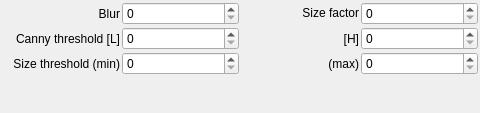
<?xml version="1.0" encoding="UTF-8"?>
<ui version="4.0">
 <class>ContoursForm</class>
 <widget class="QWidget" name="ContoursForm">
  <property name="geometry">
   <rect>
    <x>0</x>
    <y>0</y>
    <width>480</width>
    <height>113</height>
   </rect>
  </property>
  <property name="windowTitle">
   <string>Form</string>
  </property>
  <layout class="QHBoxLayout" name="horizontalLayout_2">
   <property name="spacing">
    <number>2</number>
   </property>
   <property name="leftMargin">
    <number>2</number>
   </property>
   <property name="topMargin">
    <number>2</number>
   </property>
   <property name="rightMargin">
    <number>2</number>
   </property>
   <property name="bottomMargin">
    <number>2</number>
   </property>
   <item>
    <layout class="QHBoxLayout" name="horizontalLayout">
     <property name="spacing">
      <number>2</number>
     </property>
     <item>
      <layout class="QGridLayout" name="gridLayout">
       <item row="0" column="0">
        <widget class="QLabel" name="label">
         <property name="text">
          <string>Blur</string>
         </property>
         <property name="alignment">
          <set>Qt::AlignRight|Qt::AlignTrailing|Qt::AlignVCenter</set>
         </property>
        </widget>
       </item>
       <item row="0" column="1">
        <widget class="QSpinBox" name="spinBox">
         <property name="maximum">
          <number>999</number>
         </property>
        </widget>
       </item>
       <item row="1" column="1">
        <widget class="QSpinBox" name="spinBox_3">
         <property name="maximum">
          <number>999</number>
         </property>
        </widget>
       </item>
       <item row="0" column="2">
        <widget class="QLabel" name="label_2">
         <property name="text">
          <string>&lt;html&gt;&lt;head/&gt;&lt;body&gt;&lt;p&gt;Size factor&lt;/p&gt;&lt;/body&gt;&lt;/html&gt;</string>
         </property>
         <property name="alignment">
          <set>Qt::AlignRight|Qt::AlignTrailing|Qt::AlignVCenter</set>
         </property>
        </widget>
       </item>
       <item row="0" column="3">
        <widget class="QSpinBox" name="spinBox_2">
         <property name="maximum">
          <number>999</number>
         </property>
        </widget>
       </item>
       <item row="1" column="0">
        <widget class="QLabel" name="label_3">
         <property name="text">
          <string>Canny threshold [L]</string>
         </property>
         <property name="alignment">
          <set>Qt::AlignRight|Qt::AlignTrailing|Qt::AlignVCenter</set>
         </property>
        </widget>
       </item>
       <item row="3" column="1">
        <spacer name="verticalSpacer">
         <property name="orientation">
          <enum>Qt::Vertical</enum>
         </property>
         <property name="sizeHint" stdset="0">
          <size>
           <width>20</width>
           <height>40</height>
          </size>
         </property>
        </spacer>
       </item>
       <item row="2" column="0">
        <widget class="QLabel" name="label_4">
         <property name="text">
          <string>Size threshold (min)</string>
         </property>
         <property name="alignment">
          <set>Qt::AlignRight|Qt::AlignTrailing|Qt::AlignVCenter</set>
         </property>
        </widget>
       </item>
       <item row="2" column="2">
        <widget class="QLabel" name="label_5">
         <property name="text">
          <string>(max)</string>
         </property>
         <property name="alignment">
          <set>Qt::AlignRight|Qt::AlignTrailing|Qt::AlignVCenter</set>
         </property>
        </widget>
       </item>
       <item row="2" column="1">
        <widget class="QSpinBox" name="spinBox_4">
         <property name="maximum">
          <number>999999</number>
         </property>
        </widget>
       </item>
       <item row="2" column="3">
        <widget class="QSpinBox" name="spinBox_5">
         <property name="maximum">
          <number>99999</number>
         </property>
        </widget>
       </item>
       <item row="1" column="3">
        <widget class="QSpinBox" name="spinBox_6">
         <property name="maximum">
          <number>999</number>
         </property>
        </widget>
       </item>
       <item row="1" column="2">
        <widget class="QLabel" name="label_6">
         <property name="text">
          <string>[H]</string>
         </property>
         <property name="alignment">
          <set>Qt::AlignRight|Qt::AlignTrailing|Qt::AlignVCenter</set>
         </property>
        </widget>
       </item>
      </layout>
     </item>
    </layout>
   </item>
  </layout>
 </widget>
 <resources/>
 <connections/>
</ui>
